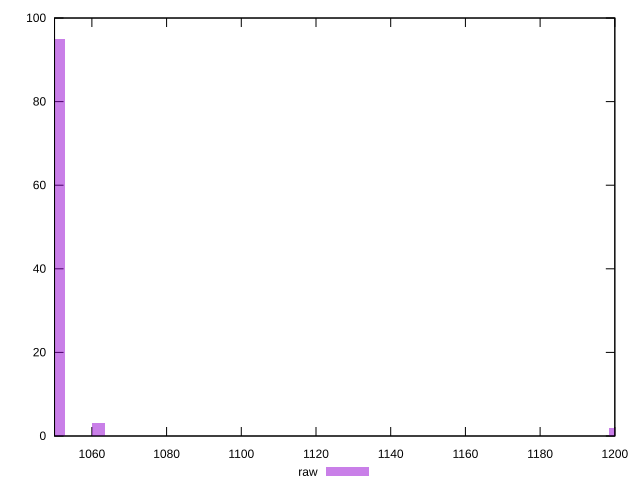

Reproduce this figure in gnuplot.
reset

$raw <<EOF
1051.0397234735126 95
1061.6921531033117 3
1200.1737382907002 2
EOF

set key outside below
set boxwidth 3.550809876599705
set xrange [1050:1200]
set yrange [0:100]
set trange [0:100]
set style fill transparent solid 0.5 noborder
set terminal svg size 640, 490 enhanced background rgb 'white'
set output "report_00016_2021-02-10T13-31-48.338Z/unused-javascript/samples/pages+cached+noadtech+nomedia+nocss/raw/histogram.svg"

plot $raw title "raw" with boxes

reset
